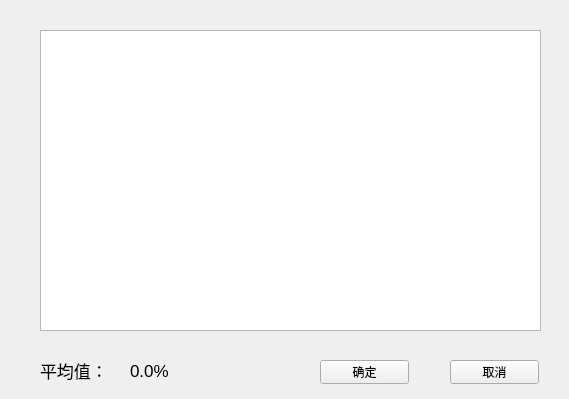
<?xml version="1.0" encoding="UTF-8"?>
<ui version="4.0">
 <class>Selections</class>
 <widget class="QWidget" name="Selections">
  <property name="geometry">
   <rect>
    <x>0</x>
    <y>0</y>
    <width>569</width>
    <height>399</height>
   </rect>
  </property>
  <property name="windowTitle">
   <string>Form</string>
  </property>
  <widget class="QTableWidget" name="tableWidget">
   <property name="geometry">
    <rect>
     <x>40</x>
     <y>30</y>
     <width>501</width>
     <height>301</height>
    </rect>
   </property>
  </widget>
  <widget class="QLabel" name="label">
   <property name="geometry">
    <rect>
     <x>40</x>
     <y>360</y>
     <width>81</width>
     <height>21</height>
    </rect>
   </property>
   <property name="font">
    <font>
     <pointsize>13</pointsize>
    </font>
   </property>
   <property name="text">
    <string>平均值：</string>
   </property>
  </widget>
  <widget class="QLabel" name="label_3">
   <property name="geometry">
    <rect>
     <x>130</x>
     <y>360</y>
     <width>111</width>
     <height>21</height>
    </rect>
   </property>
   <property name="font">
    <font>
     <pointsize>13</pointsize>
    </font>
   </property>
   <property name="text">
    <string>0.0%</string>
   </property>
  </widget>
  <widget class="QPushButton" name="OK">
   <property name="geometry">
    <rect>
     <x>320</x>
     <y>360</y>
     <width>89</width>
     <height>24</height>
    </rect>
   </property>
   <property name="text">
    <string>确定</string>
   </property>
  </widget>
  <widget class="QPushButton" name="pushButton_2">
   <property name="geometry">
    <rect>
     <x>450</x>
     <y>360</y>
     <width>89</width>
     <height>24</height>
    </rect>
   </property>
   <property name="text">
    <string>取消</string>
   </property>
  </widget>
 </widget>
 <resources/>
 <connections/>
</ui>
